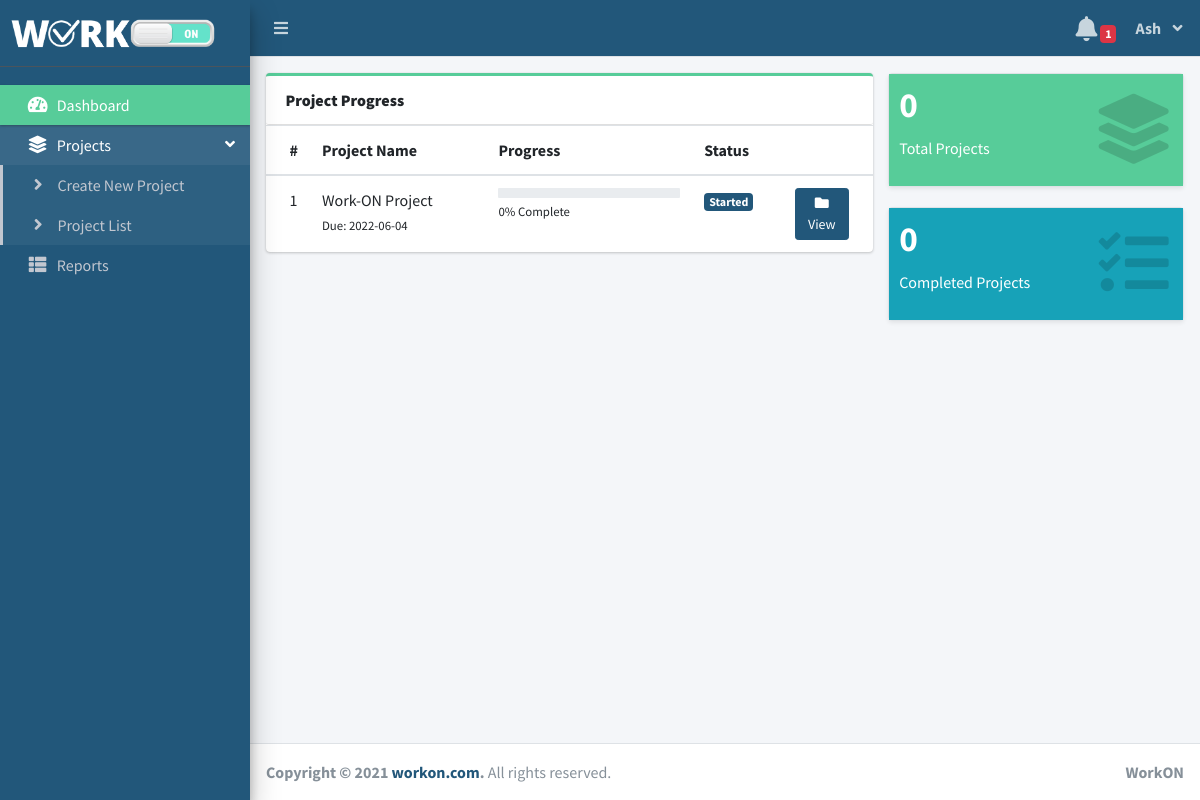
/ (signed in), run on the app's committed database.
### tables this page shows
CREATE TABLE `project_list` (
  `id` int(30) NOT NULL,
  `name` varchar(200) NOT NULL,
  `description` text NOT NULL,
  `status` tinyint(2) NOT NULL,
  `proj_status` int(11) NOT NULL DEFAULT 0,
  `start_date` date DEFAULT NULL,
  `end_date` date NOT NULL,
  `manager_id` int(30) DEFAULT 1,
  `chair_id` int(30) NOT NULL,
  `user_ids` text NOT NULL,
  `user_type` int(1) NOT NULL DEFAULT 3,
  `date_created` datetime NOT NULL DEFAULT current_timestamp()
);

### home.php (the view, shortened to what this page needs)
<?php include('db_connect.php') ?>
<?php
$where_member = "";
if($_SESSION['login_type'] == 3){
	$where_member = "WHERE chair_id = {$_SESSION['login_id']} OR concat('[',REPLACE(user_ids,',','],['),']') LIKE '%[{$_SESSION['login_id']}]%'";
}
?>
<div class="row">
        <div class="col-md-8">
        <div class="card card-outline card-success">
          <div class="card-header">
            <b>Project Progress</b>
          </div>
          <div class="card-body p-0">
            <div class="table-responsive">
              <table class="table m-0 table-hover">
                <colgroup>
                  <col width="5%">
                  <col width="30%">
                  <col width="35%">
                  <col width="15%">
                  <col width="15%">
                </colgroup>
                <thead>
                  <th># </th>
                  <th>Project Name</th>
                  <th>Progress</th>
                  <th>Status</th>
                  <th></th>
                </thead>
                <tbody>
                <?php
                $i = 1;
                $where = "";
                if($_SESSION['login_type'] == 2){
                  $where = " where manager_id = '{$_SESSION['login_id']}' ";
                }elseif($_SESSION['login_type'] == 3){
                  $where = " where concat('[',REPLACE(user_ids,',','],['),']') LIKE '%[{$_SESSION['login_id']}]%' ";
                }
                  ?>
                  <?php endwhile;
                if($_SESSION['login_type'] == 3){
                  $qry = $conn->query("SELECT * FROM project_list $where_member GROUP BY name asc");
                  while($row = $qry->fetch_assoc()){
                      $tprog = $conn->query("SELECT * FROM task_list where project_id = {$row['id']}")->num_rows;
                      $cprog = $conn->query("SELECT * FROM task_list where project_id = {$row['id']} and status = 5")->num_rows;
                      $prog = $tprog > 0 ? ($cprog/$tprog) * 100 : 0;
                      $prog = $prog > 0 ?  number_format($prog,2) : $prog;
                      $prod = $conn->query("SELECT * FROM user_productivity where project_id = {$row['id']}")->num_rows;
                      if($row['status'] == 0 && strtotime(date('Y-m-d')) >= strtotime($row['start_date'])):
                      if($prod  > 0  || $cprog > 0)
                        $row['status'] = 1;
                      else
                        $row['status'] = 0;
                      elseif($row['status'] == 0 && strtotime(date('Y-m-d')) > strtotime($row['end_date'])):
                      $row['status'] = 4;
                      endif;
											$data = $row['id'];
											$encode_data = (strval($data)*'9234123120');
											$encoded_id = base64_encode($encode_data);
                    if ($row['chair_id'] == $_SESSION['login_id']){ ?>
                      <tr>
                        <td>
                            <?php echo $i++ ?>
                        </td>
                        <td>
                          <a>
                            <?php echo ucwords($row['name']) ?>
                          </a>
                          <br>
                          <small>
                              Due: <?php echo date("Y-m-d",strtotime($row['end_date'])) ?>
                          </small>
                        </td>
                        <td class="project_progress">
                            <div class="progress progress-sm">
                            </div>
                            <small>
                                <?php echo $prog ?>% Complete
                            </small>
                        </td>
                        <td class="project-state">
                        <?php
                          if($row['status'] == 0){
                            echo "<span class='badge badge-secondary'>Not Started</span>";
                          }elseif($row['status'] == 1){
                          echo "<span class='badge badge-primary'>Started</span>";
                          }elseif($row['status'] == 2){
                          echo "<span class='badge badge-info'>In Progress</span>";
                          }elseif($row['status'] == 3){
                          echo "<span class='badge badge-warning'>In Review</span>";
                          }elseif($row['status'] == 4){
                          echo "<span class='badge badge-success'>Completed</span>";
                          }
                          ?>
                        </td>
                        <td>
                          <a class="btn btn-primary btn-sm" href="./index.php?page=view-project&id=<?php echo $encoded_id ?>">
                            <i class="fas fa-folder">
                            </i>
                            View
                          </a>
                        </td>
                      </tr>
                    <?php
                    }
                    ?>
                    <?php
                  }
                }
                ?>
                </tbody>
              </table>
            </div>
          </div>
        </div>
        </div>
        <div class="col-md-4">
          <div class="row">
          <div class="col-12 col-sm-6 col-md-12">
            <div class="small-box bg-light shadow-sm border">
              <div class="inner bg-success">
                <h3><?php echo $conn->query("SELECT * FROM project_list $where")->num_rows; ?></h3>
                <p>Total Projects</p>
              </div>
              <div class="icon">
                <i class="fa fa-layer-group"></i>
              </div>
            </div>
          </div>
           <div class="col-12 col-sm-6 col-md-12">
            <div class="small-box bg-light shadow-sm border">
              <div class="inner bg-info">
                <h3><?php echo $conn->query("SELECT t.*,p.* FROM task_list t INNER JOIN project_list p ON t.project_id = p.id WHERE t.status = '5' AND p.status = '5' GROUP BY p.id HAVING count(p.id)")->num_rows; ?></h3>
                <p>Completed Projects</p>
              </div>
              <div class="icon">
                <i class="fa fa-tasks"></i>
              </div>
            </div>
          </div>
      </div>
        </div>
      </div>

### data on the page
project_list: name "Work-ON Project", end_date "2022-06-04", prog "0"

### other printed values
$bell_count_chair_member "1"
$_SESSION['login_firstname'] "Ash"
$conn->query("SELECT * FROM project_list $where")->num_rows "0"
$_SESSION['system']['name'] "WorkON"
